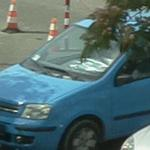
#> input picture data/original/busy_1068.jpg, 150 x 150 px, found by its file name; its folder holds 4 pictures in this run
$ python foggy.py
#> lines starting #> are read from the running program, lines starting #| are printed output that depends on the picture
import os
import cv2
import numpy as np


# [19 lines of commented-out code are left out]


def fog(img):
    fog = np.zeros_like(img, dtype='uint8')
    fog = np.random.randint(200, 256, size=img.shape, dtype=np.uint8)

    fog = cv2.GaussianBlur(fog, (101, 101), 0)
    fog = fog.astype(img.dtype)  # 将雾的数据类型与图像一致
    img_with_fog = cv2.addWeighted(img, 0.1, fog, 0.9, 0)
    return img_with_fog


def add_fog(image):
    return fog(image)


if __name__ == '__main__':
    # 指定图片文件夹的路径
    image_folder = 'data/original'
    output_file = 'datasets2/labels/foggy.txt'
    # 获取图片文件夹中的所有文件
    image_files = [f for f in os.listdir(image_folder) if f.endswith('.jpg')]

    with open(output_file, 'w') as file:

        for image_file in image_files:
            # 构建完整的图片文件路径
            image_path = os.path.join(image_folder, image_file)
            # print(image_file)

            # 从文件加载图像
            image = cv2.imread(image_path)
#> image is the input picture: shape (150, 150, 3); mean B, G, R 111.2, 109.3, 84.1

            # 确保图像是 NumPy 数组并具有正确的数据类型
            image = image.astype(np.uint8)

            # 在这里执行你的处理操作，例如加雪、加雾等
            image_with_fog = add_fog(image)
#> in fog, `img_with_fog = cv2.addWeighted(img, 0.1, fog, 0.9, 0)`:
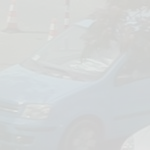
#> img_with_fog: shape (150, 150, 3); mean B, G, R 215.8, 215.6, 213.1

            img_info = "foggy/foggy_" + image_file
            # print(img_info)
            if "busy" in img_info:
                label = 1
            else:
                label = 0

            file.write("{}\t{}\t{}\n".format(img_info, label, 0))

            # cv2.imshow("", image_with_fog)
            # cv2.waitKey(0)
            # cv2.destroyWindow()


            # 保存处理后的图像到指定文件夹
            output_folder = 'datasets2/img/db1/foggy'
            output_path = os.path.join(output_folder, image_file)
            # print(output_path)
            # break
            cv2.imwrite(output_path, image_with_fog)
#> pass 2 of the loop `for image_file in image_files:`:
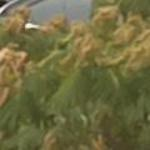
#> input picture data/original/busy_1102.jpg, 150 x 150 px, found by its file name
#> image is the input picture: shape (150, 150, 3); mean B, G, R 64.9, 106.9, 111.3
#> in fog (call 2), `img_with_fog = cv2.addWeighted(img, 0.1, fog, 0.9, 0)`:
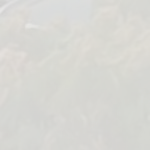
#> img_with_fog: shape (150, 150, 3); mean B, G, R 211.1, 215.5, 216
#> pass 3 of the loop `for image_file in image_files:`:
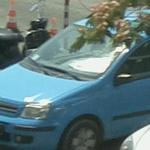
#> input picture data/original/busy_1106.jpg, 150 x 150 px, found by its file name
#> image is the input picture: shape (150, 150, 3); mean B, G, R 122.8, 120.8, 96.9
#> in fog (call 3), `img_with_fog = cv2.addWeighted(img, 0.1, fog, 0.9, 0)`:
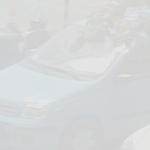
#> img_with_fog: shape (150, 150, 3); mean B, G, R 217, 216.8, 214.6
#> the loop made 4 passes; the first 3 are shown

    # img_show()
